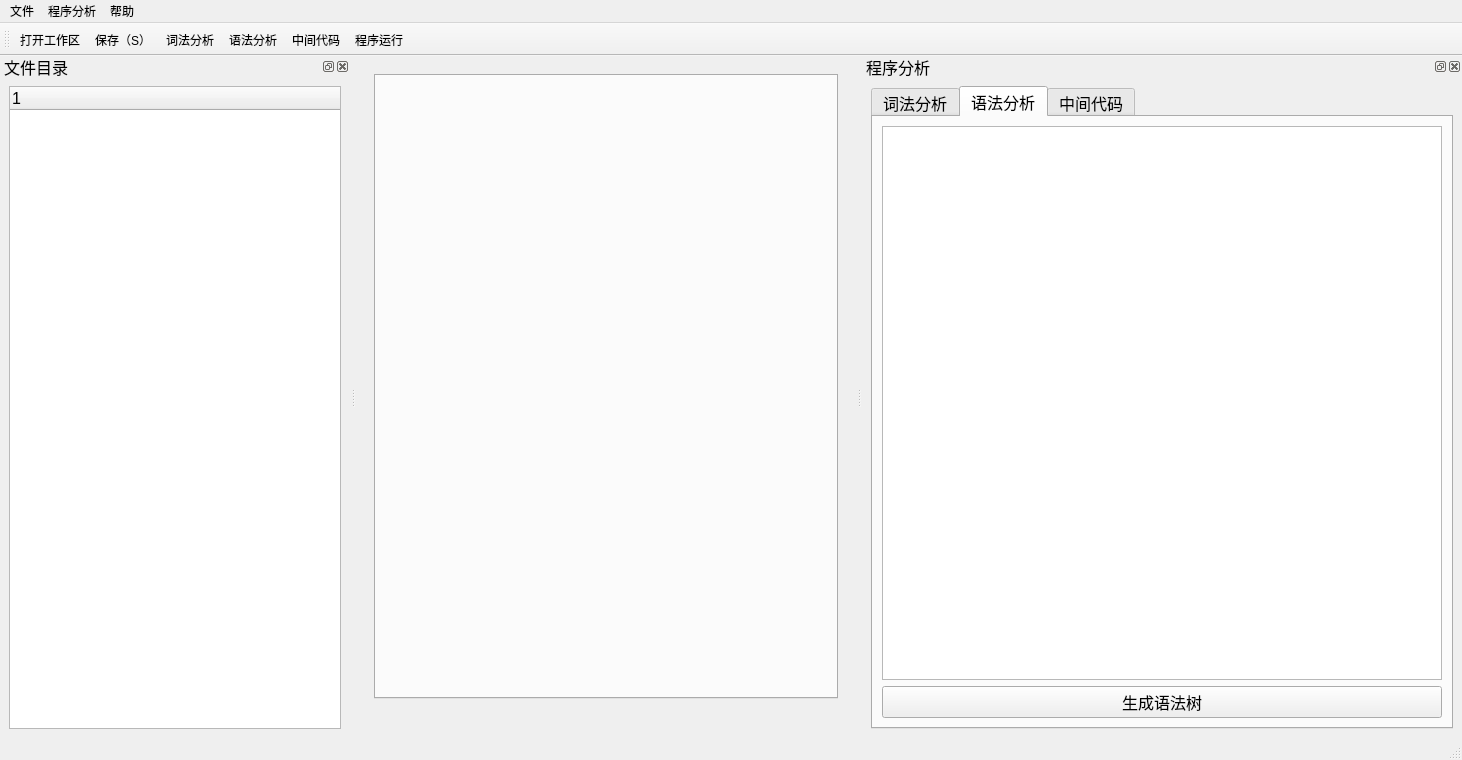
<?xml version="1.0" encoding="UTF-8"?>
<ui version="4.0">
 <class>MainWindow</class>
 <widget class="QMainWindow" name="MainWindow">
  <property name="geometry">
   <rect>
    <x>0</x>
    <y>0</y>
    <width>1460</width>
    <height>760</height>
   </rect>
  </property>
  <property name="windowTitle">
   <string>Simple语言解释器【作者：重庆理工大学-王淞-11903990330】</string>
  </property>
  <property name="windowIcon">
   <iconset>
    <normaloff>icon1/程序图标.svg</normaloff>icon1/程序图标.svg</iconset>
  </property>
  <property name="styleSheet">
   <string notr="true"/>
  </property>
  <property name="tabShape">
   <enum>QTabWidget::Triangular</enum>
  </property>
  <widget class="QWidget" name="centralwidget">
   <property name="enabled">
    <bool>true</bool>
   </property>
   <property name="minimumSize">
    <size>
     <width>500</width>
     <height>0</height>
    </size>
   </property>
   <property name="styleSheet">
    <string notr="true"/>
   </property>
   <layout class="QHBoxLayout" name="horizontalLayout">
    <item>
     <widget class="QWidget" name="widget" native="true">
      <layout class="QVBoxLayout" name="verticalLayout_2">
       <item>
        <widget class="QTabWidget" name="edit_tabWidget">
         <property name="styleSheet">
          <string notr="true">font-size:12pt</string>
         </property>
         <property name="currentIndex">
          <number>-1</number>
         </property>
        </widget>
       </item>
       <item>
        <widget class="QLabel" name="encoding_label">
         <property name="styleSheet">
          <string notr="true">font-size:10pt</string>
         </property>
         <property name="text">
          <string/>
         </property>
        </widget>
       </item>
      </layout>
     </widget>
    </item>
   </layout>
  </widget>
  <widget class="QMenuBar" name="menubar">
   <property name="geometry">
    <rect>
     <x>0</x>
     <y>0</y>
     <width>1460</width>
     <height>26</height>
    </rect>
   </property>
   <widget class="QMenu" name="menu">
    <property name="title">
     <string>文件</string>
    </property>
    <addaction name="actionopenworkspace"/>
    <addaction name="actionsave"/>
   </widget>
   <widget class="QMenu" name="menu_2">
    <property name="title">
     <string>帮助</string>
    </property>
    <addaction name="actionhelp"/>
    <addaction name="actionabout"/>
   </widget>
   <widget class="QMenu" name="menu_3">
    <property name="title">
     <string>程序分析</string>
    </property>
    <addaction name="actionanalysis"/>
    <addaction name="actiongrammar_run"/>
    <addaction name="actioninter"/>
    <addaction name="actionrun"/>
   </widget>
   <addaction name="menu"/>
   <addaction name="menu_3"/>
   <addaction name="menu_2"/>
  </widget>
  <widget class="QStatusBar" name="statusbar"/>
  <widget class="QToolBar" name="toolBar">
   <property name="windowTitle">
    <string>toolBar</string>
   </property>
   <property name="iconSize">
    <size>
     <width>30</width>
     <height>30</height>
    </size>
   </property>
   <attribute name="toolBarArea">
    <enum>TopToolBarArea</enum>
   </attribute>
   <attribute name="toolBarBreak">
    <bool>false</bool>
   </attribute>
   <addaction name="actionopenworkspace"/>
   <addaction name="actionsave"/>
   <addaction name="actionanalysis"/>
   <addaction name="actiongrammar_run"/>
   <addaction name="actioninter"/>
   <addaction name="actionrun"/>
  </widget>
  <widget class="QDockWidget" name="dockWidget">
   <property name="minimumSize">
    <size>
     <width>350</width>
     <height>229</height>
    </size>
   </property>
   <property name="styleSheet">
    <string notr="true">font-size:12pt</string>
   </property>
   <property name="floating">
    <bool>false</bool>
   </property>
   <property name="features">
    <set>QDockWidget::AllDockWidgetFeatures</set>
   </property>
   <property name="allowedAreas">
    <set>Qt::LeftDockWidgetArea|Qt::RightDockWidgetArea</set>
   </property>
   <property name="windowTitle">
    <string>文件目录</string>
   </property>
   <attribute name="dockWidgetArea">
    <number>1</number>
   </attribute>
   <widget class="QWidget" name="dockWidgetContents_2">
    <layout class="QVBoxLayout" name="verticalLayout">
     <item>
      <widget class="QTreeWidget" name="treeWidget">
       <property name="styleSheet">
        <string notr="true"/>
       </property>
       <column>
        <property name="text">
         <string notr="true">1</string>
        </property>
       </column>
      </widget>
     </item>
    </layout>
   </widget>
  </widget>
  <widget class="QDockWidget" name="dockWidget_3">
   <property name="sizePolicy">
    <sizepolicy hsizetype="Expanding" vsizetype="Expanding">
     <horstretch>0</horstretch>
     <verstretch>0</verstretch>
    </sizepolicy>
   </property>
   <property name="minimumSize">
    <size>
     <width>600</width>
     <height>386</height>
    </size>
   </property>
   <property name="styleSheet">
    <string notr="true">font-size:12pt</string>
   </property>
   <property name="allowedAreas">
    <set>Qt::LeftDockWidgetArea|Qt::RightDockWidgetArea</set>
   </property>
   <property name="windowTitle">
    <string>程序分析</string>
   </property>
   <attribute name="dockWidgetArea">
    <number>2</number>
   </attribute>
   <widget class="QWidget" name="dockWidgetContents_3">
    <layout class="QGridLayout" name="gridLayout">
     <item row="0" column="1">
      <widget class="QTabWidget" name="tabWidget">
       <property name="styleSheet">
        <string notr="true">font-size:12pt</string>
       </property>
       <property name="currentIndex">
        <number>1</number>
       </property>
       <widget class="QWidget" name="tab">
        <attribute name="title">
         <string>词法分析</string>
        </attribute>
        <layout class="QGridLayout" name="gridLayout_2">
         <item row="0" column="0">
          <widget class="QTableWidget" name="tableWidget">
           <property name="minimumSize">
            <size>
             <width>450</width>
             <height>0</height>
            </size>
           </property>
           <property name="autoFillBackground">
            <bool>false</bool>
           </property>
           <attribute name="horizontalHeaderHighlightSections">
            <bool>true</bool>
           </attribute>
           <attribute name="horizontalHeaderMinimumSectionSize">
            <number>50</number>
           </attribute>
           <attribute name="horizontalHeaderShowSortIndicator" stdset="0">
            <bool>false</bool>
           </attribute>
           <attribute name="horizontalHeaderStretchLastSection">
            <bool>true</bool>
           </attribute>
           <column>
            <property name="text">
             <string>行号  </string>
            </property>
            <property name="font">
             <font>
              <pointsize>10</pointsize>
              <italic>false</italic>
             </font>
            </property>
            <property name="textAlignment">
             <set>AlignCenter</set>
            </property>
           </column>
           <column>
            <property name="text">
             <string>单词</string>
            </property>
            <property name="font">
             <font>
              <pointsize>10</pointsize>
             </font>
            </property>
            <property name="textAlignment">
             <set>AlignCenter</set>
            </property>
           </column>
           <column>
            <property name="text">
             <string>状态码</string>
            </property>
            <property name="font">
             <font>
              <pointsize>10</pointsize>
             </font>
            </property>
            <property name="textAlignment">
             <set>AlignCenter</set>
            </property>
           </column>
           <column>
            <property name="text">
             <string>类别</string>
            </property>
            <property name="font">
             <font>
              <pointsize>10</pointsize>
             </font>
            </property>
            <property name="textAlignment">
             <set>AlignCenter</set>
            </property>
           </column>
          </widget>
         </item>
         <item row="1" column="0">
          <widget class="QTableWidget" name="tableWidget_2">
           <property name="styleSheet">
            <string notr="true"/>
           </property>
           <attribute name="horizontalHeaderStretchLastSection">
            <bool>true</bool>
           </attribute>
           <column>
            <property name="text">
             <string>行号</string>
            </property>
            <property name="font">
             <font>
              <pointsize>10</pointsize>
             </font>
            </property>
           </column>
           <column>
            <property name="text">
             <string>错误</string>
            </property>
            <property name="font">
             <font>
              <pointsize>10</pointsize>
              <italic>false</italic>
              <underline>false</underline>
             </font>
            </property>
           </column>
          </widget>
         </item>
        </layout>
       </widget>
       <widget class="QWidget" name="tab_2">
        <attribute name="title">
         <string>语法分析</string>
        </attribute>
        <layout class="QGridLayout" name="gridLayout_3">
         <item row="0" column="0">
          <widget class="QTextEdit" name="textEdit_2">
           <property name="styleSheet">
            <string notr="true"/>
           </property>
           <property name="html">
            <string>&lt;!DOCTYPE HTML PUBLIC &quot;-//W3C//DTD HTML 4.0//EN&quot; &quot;http://www.w3.org/TR/REC-html40/strict.dtd&quot;&gt;
&lt;html&gt;&lt;head&gt;&lt;meta name=&quot;qrichtext&quot; content=&quot;1&quot; /&gt;&lt;style type=&quot;text/css&quot;&gt;
p, li { white-space: pre-wrap; }
&lt;/style&gt;&lt;/head&gt;&lt;body style=&quot; font-family:'SimSun'; font-size:12pt; font-weight:400; font-style:normal;&quot;&gt;
&lt;p style=&quot;-qt-paragraph-type:empty; margin-top:0px; margin-bottom:0px; margin-left:0px; margin-right:0px; -qt-block-indent:0; text-indent:0px; font-size:9pt;&quot;&gt;&lt;br /&gt;&lt;/p&gt;&lt;/body&gt;&lt;/html&gt;</string>
           </property>
          </widget>
         </item>
         <item row="2" column="0">
          <widget class="QPushButton" name="pushButton">
           <property name="text">
            <string>生成语法树</string>
           </property>
          </widget>
         </item>
        </layout>
       </widget>
       <widget class="QWidget" name="tab_3">
        <attribute name="title">
         <string>中间代码</string>
        </attribute>
        <layout class="QGridLayout" name="gridLayout_4">
         <item row="0" column="0">
          <widget class="QTableWidget" name="tableWidget_3">
           <column>
            <property name="text">
             <string>No</string>
            </property>
            <property name="font">
             <font>
              <pointsize>7</pointsize>
             </font>
            </property>
           </column>
           <column>
            <property name="text">
             <string>1</string>
            </property>
           </column>
           <column>
            <property name="text">
             <string>2</string>
            </property>
           </column>
           <column>
            <property name="text">
             <string>3</string>
            </property>
           </column>
           <column>
            <property name="text">
             <string>4</string>
            </property>
           </column>
          </widget>
         </item>
        </layout>
       </widget>
      </widget>
     </item>
    </layout>
   </widget>
  </widget>
  <action name="actionhelp">
   <property name="icon">
    <iconset>
     <normaloff>icon1/帮助.svg</normaloff>icon1/帮助.svg</iconset>
   </property>
   <property name="text">
    <string>帮助文档（H）</string>
   </property>
   <property name="shortcut">
    <string>Ctrl+H</string>
   </property>
  </action>
  <action name="actionabout">
   <property name="icon">
    <iconset>
     <normaloff>icon1/关于我们.svg</normaloff>icon1/关于我们.svg</iconset>
   </property>
   <property name="text">
    <string>关于</string>
   </property>
  </action>
  <action name="actionopenworkspace">
   <property name="icon">
    <iconset>
     <normaloff>icon1/新增文件夹.svg</normaloff>icon1/新增文件夹.svg</iconset>
   </property>
   <property name="text">
    <string>打开工作区</string>
   </property>
  </action>
  <action name="actionsave">
   <property name="icon">
    <iconset>
     <normaloff>icon1/保存.svg</normaloff>icon1/保存.svg</iconset>
   </property>
   <property name="text">
    <string>保存（S）</string>
   </property>
   <property name="shortcut">
    <string>Ctrl+S</string>
   </property>
  </action>
  <action name="actionanalysis">
   <property name="icon">
    <iconset>
     <normaloff>icon1/词法分析.svg</normaloff>icon1/词法分析.svg</iconset>
   </property>
   <property name="text">
    <string>词法分析</string>
   </property>
  </action>
  <action name="actiongrammar_run">
   <property name="icon">
    <iconset>
     <normaloff>icon1/语法分析.svg</normaloff>icon1/语法分析.svg</iconset>
   </property>
   <property name="text">
    <string>语法分析</string>
   </property>
  </action>
  <action name="actioninter">
   <property name="icon">
    <iconset>
     <normaloff>icon1/中间代码.svg</normaloff>icon1/中间代码.svg</iconset>
   </property>
   <property name="text">
    <string>中间代码</string>
   </property>
  </action>
  <action name="actionrun">
   <property name="icon">
    <iconset>
     <normaloff>icon1/运行，调试.svg</normaloff>icon1/运行，调试.svg</iconset>
   </property>
   <property name="text">
    <string>程序运行</string>
   </property>
  </action>
 </widget>
 <resources/>
 <connections/>
</ui>
